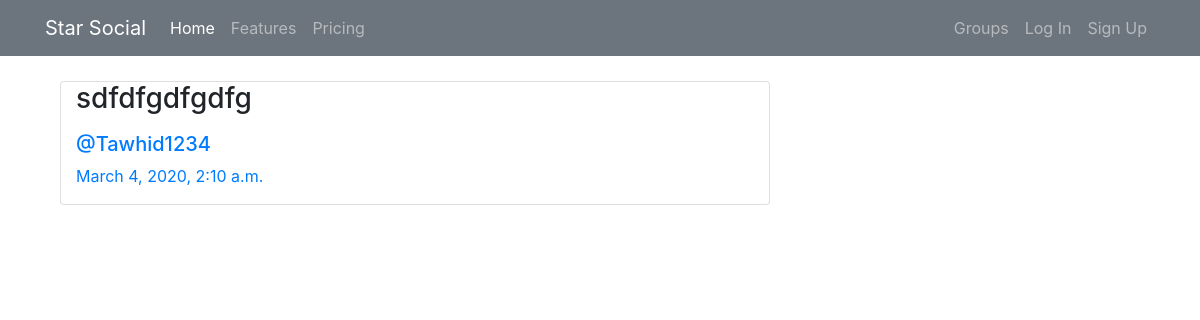
Page /posts/by/Tawhid1234/8/ on the committed database.
### posts/models.py (models this page shows, shortened)
class Post(models.Model):
    user = models.ForeignKey(User,related_name='posts',on_delete=models.CASCADE)
    created_at = models.DateTimeField(auto_now=True)
    message = models.TextField()
    message_html = models.TextField(editable=False)
    group = models.ForeignKey(Group,related_name='posts',null=True,blank=True,on_delete=models.CASCADE)
    class Meta:
        ordering = ['-created_at']
        unique_together = ['user','message']

### posts/views.py (the view)
# urls.py: path('by/<str:username>/<int:pk>/',views.PostDetail.as_view(),name='single'),
class PostDetail(SelectRelatedMixin,generic.DetailView):
    model = models.Post
    select_related = ('user','group')
    def get_queryset(self):
        queryset = super().get_queryset()
        return queryset.filter(user__username__iexact=self.kwargs.get('username'))

### posts/templates/posts/post_detail.html
{% extends 'posts/post_base.html' %}
{% block post_content %}
    <div class="col-md-8">
        <div class="card">
            {% include 'posts/_post.html' %}
        </div>
    </div>
{% endblock %}

### posts/templates/posts/_post.html (shortened to what this page needs)
<div class="post media">
    <div class="col-md-4">
    <h3>{{ post.message_html|safe }}</h3>
    <div class="media-body">
        <h5 class="media-heading">
            <span class="username">
                <a href="{% url 'posts:for_user' username=post.user.username %}">@{{ post.user.username }}</a>
            </span>
        </h5>
        <p>
            <time class="time">
                <a href="{% url 'posts:single' username=post.user.username pk=post.pk %}">{{ post.created_at }}</a>
            </time>
        </p>
    </div>
    </div>
</div>

### static/simplesocial/css/master.css (style rules this page uses)
body { margin: 0; overflow: hidden; }
.card { margin-top: 5px; }

### rows in the picture
Post: message_html "sdfdfgdfgdfg", user.username "Tawhid1234", created_at "March 4, 2020, 2:10 a.m."
